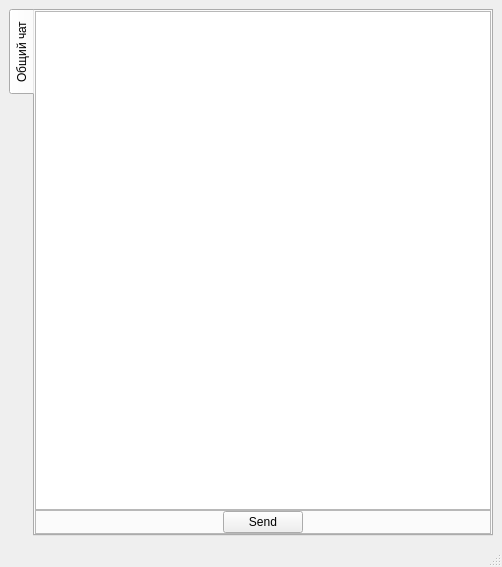
<?xml version="1.0" encoding="UTF-8"?>
<ui version="4.0">
 <class>MainWindow</class>
 <widget class="QMainWindow" name="MainWindow">
  <property name="geometry">
   <rect>
    <x>0</x>
    <y>0</y>
    <width>502</width>
    <height>567</height>
   </rect>
  </property>
  <property name="windowTitle">
   <string>MainWindow</string>
  </property>
  <widget class="QWidget" name="centralwidget">
   <layout class="QGridLayout" name="gridLayout" rowstretch="0">
    <item row="0" column="0" colspan="2">
     <widget class="QTabWidget" name="tabWidget">
      <property name="tabPosition">
       <enum>QTabWidget::West</enum>
      </property>
      <property name="tabShape">
       <enum>QTabWidget::Rounded</enum>
      </property>
      <property name="currentIndex">
       <number>0</number>
      </property>
      <widget class="QWidget" name="tab">
       <attribute name="title">
        <string>Общий чат</string>
       </attribute>
       <layout class="QVBoxLayout" name="verticalLayout">
        <property name="spacing">
         <number>0</number>
        </property>
        <property name="leftMargin">
         <number>0</number>
        </property>
        <property name="topMargin">
         <number>0</number>
        </property>
        <property name="rightMargin">
         <number>0</number>
        </property>
        <property name="bottomMargin">
         <number>0</number>
        </property>
        <item>
         <widget class="QTextBrowser" name="chatDisplay">
          <property name="sizePolicy">
           <sizepolicy hsizetype="Expanding" vsizetype="Expanding">
            <horstretch>0</horstretch>
            <verstretch>0</verstretch>
           </sizepolicy>
          </property>
         </widget>
        </item>
        <item>
         <widget class="QFrame" name="input_frame">
          <property name="frameShape">
           <enum>QFrame::StyledPanel</enum>
          </property>
          <property name="frameShadow">
           <enum>QFrame::Raised</enum>
          </property>
          <layout class="QHBoxLayout" name="input_frame_horizontalLayout">
           <property name="spacing">
            <number>0</number>
           </property>
           <property name="leftMargin">
            <number>0</number>
           </property>
           <property name="topMargin">
            <number>0</number>
           </property>
           <property name="rightMargin">
            <number>0</number>
           </property>
           <property name="bottomMargin">
            <number>0</number>
           </property>
           <item>
            <widget class="QPushButton" name="send_Button">
             <property name="sizePolicy">
              <sizepolicy hsizetype="Maximum" vsizetype="Fixed">
               <horstretch>0</horstretch>
               <verstretch>0</verstretch>
              </sizepolicy>
             </property>
             <property name="text">
              <string>Send</string>
             </property>
            </widget>
           </item>
          </layout>
         </widget>
        </item>
       </layout>
      </widget>
     </widget>
    </item>
   </layout>
  </widget>
  <widget class="QMenuBar" name="menubar">
   <property name="geometry">
    <rect>
     <x>0</x>
     <y>0</y>
     <width>502</width>
     <height>25</height>
    </rect>
   </property>
  </widget>
  <widget class="QStatusBar" name="statusbar"/>
 </widget>
 <resources/>
 <connections/>
</ui>
